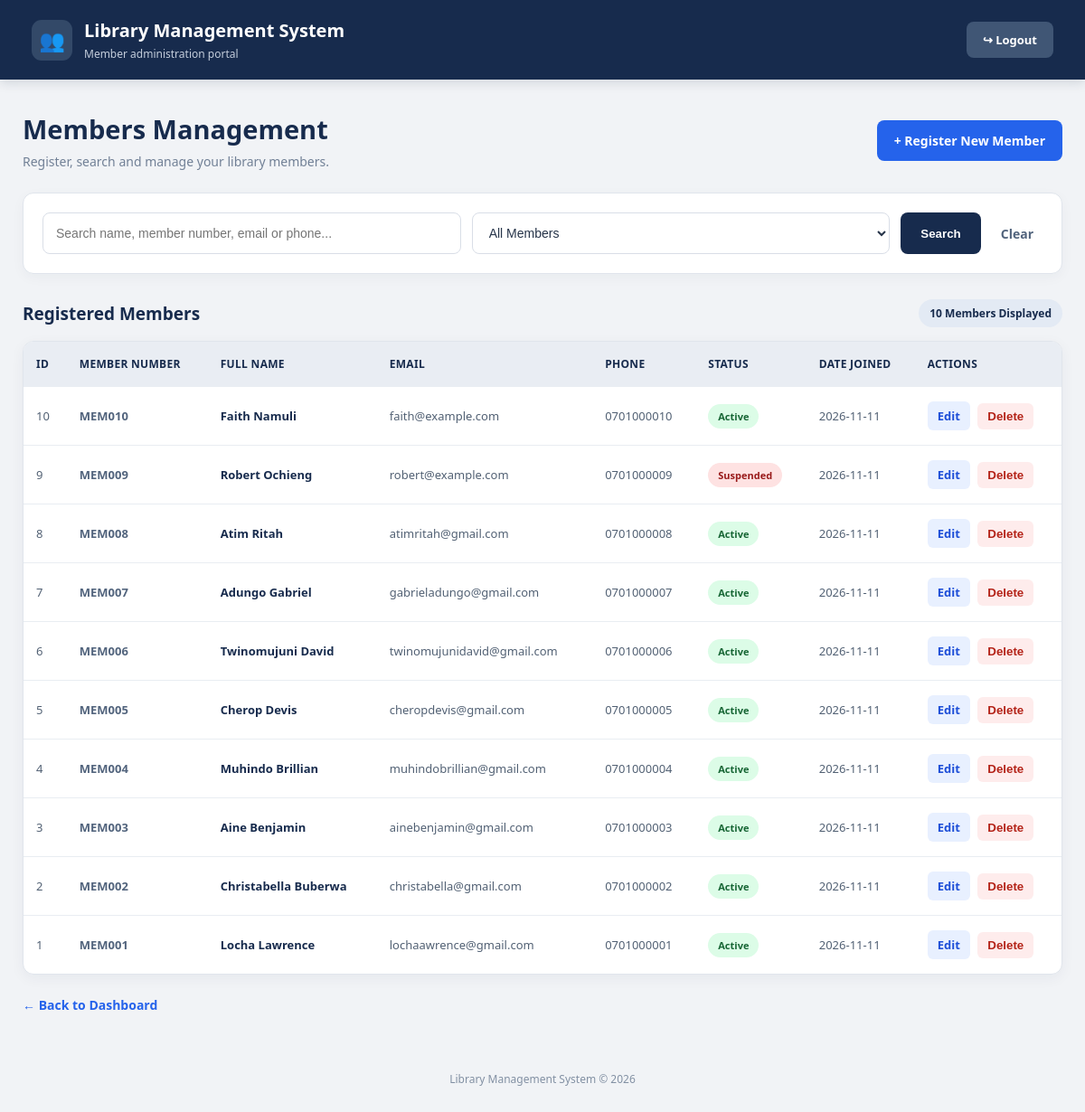
Screenshot of /members/index.php (signed in) with the database file from the repository.
### tables this page shows
CREATE TABLE `members` (
  `member_id` int(11) NOT NULL,
  `member_number` varchar(30) NOT NULL,
  `full_name` varchar(150) NOT NULL,
  `email` varchar(150) NOT NULL,
  `phone` varchar(20) NOT NULL,
  `status` enum('active','suspended') NOT NULL DEFAULT 'active',
  `date_joined` date NOT NULL DEFAULT curdate()
);

### includes/functions.php (called while the page is built, shortened)
<?php
function e($value)
{
    return htmlspecialchars((string) $value, ENT_QUOTES, 'UTF-8');
}

### members/index.php (the view, shortened to what this page needs)
<?php
require_once __DIR__ . '/../config/database.php';
require_once __DIR__ . '/../includes/functions.php';
$search = trim($_GET['search'] ?? '');
$sql = "
    SELECT *
    FROM members
    WHERE 1 = 1
";
$params = [];
$sql .= " ORDER BY member_id DESC";
$stmt = $pdo->prepare($sql);
$stmt->execute($params);
$members = $stmt->fetchAll();
?>
<!DOCTYPE html>
<html lang="en">
<head>
</head>
<body>
<header>
    <div class="brand">
        <div class="brand-icon">👥</div>
        <div>
            <h2>Library Management System</h2>
            <p>Member administration portal</p>
        </div>
    </div>
    <a href="/Library_system/auth/logout.php" class="logout">
        ↪ Logout
    </a>
</header>
<main class="container">
    <div class="page-heading">
        <div>
            <h1>Members Management</h1>
            <p>Register, search and manage your library members.</p>
        </div>
        <a href="create.php" class="add-button">
            + Register New Member
        </a>
    </div>
    <div class="filter-card">
        <form method="GET" action="index.php">
            <input
                type="text"
                name="search"
                placeholder="Search name, member number, email or phone..."
                value="<?= e($search) ?>"
            >
            <select name="status">
                <option value="">All Members</option>
            </select>
            <button type="submit" class="search-button">
                Search
            </button>
            <a href="index.php" class="clear-button">
                Clear
            </a>
        </form>
    </div>
    <div class="section-heading">
        <h2>Registered Members</h2>
        <span class="count">
            <?= count($members) ?> Members Displayed
        </span>
    </div>
    <div class="table-container">
        <table>
            <thead>
                <tr>
                    <th>ID</th>
                    <th>Member Number</th>
                    <th>Full Name</th>
                    <th>Email</th>
                    <th>Phone</th>
                    <th>Status</th>
                    <th>Date Joined</th>
                    <th>Actions</th>
                </tr>
            </thead>
            <tbody>
            <?php if (count($members) > 0): ?>
                <?php foreach ($members as $member): ?>
                    <tr>
                        <td>
                            <?= (int)$member['member_id'] ?>
                        </td>
                        <td class="member-number">
                            <?= e($member['member_number']) ?>
                        </td>
                        <td class="member-name">
                            <?= e($member['full_name']) ?>
                        </td>
                        <td>
                            <?= e($member['email']) ?>
                        </td>
                        <td>
                            <?= e($member['phone']) ?>
                        </td>
                        <td>
                            <span class="status <?= e($member['status']) ?>">
                                <?= e(ucfirst($member['status'])) ?>
                            </span>
                        </td>
                        <td>
                            <?= e($member['date_joined']) ?>
                        </td>
                        <td>
                            <a
                                class="edit-button"
                                href="edit.php?id=<?= (int)$member['member_id'] ?>"
                            >
                                Edit
                            </a>
                            <form
                                method="POST"
                                action="/Library_system/members/delete.php"
                                style="display:inline;"
                                onsubmit="return confirm('Are you sure you want to delete this member?');"
                            >
                                <button type="submit" class="delete-button">
                                    Delete
                                </button>
                            </form>
                        </td>
                    </tr>
                <?php endforeach; ?>
            <?php endif; ?>
            </tbody>
        </table>
    </div>
    <a href="/Library_system/dashboard/index.php" class="back">
        &larr; Back to Dashboard
    </a>
</main>
<footer>
    Library Management System &copy; <?= date('Y') ?>
</footer>
</body>
</html>

### members/index.php (style rules this page uses)
* { box-sizing: border-box; }
body { margin: 0; font-family: 'Segoe UI', Arial, sans-serif; background: #F1F3F6; color: #263449; }
header { background: #172B4D; color: #FFFFFF; padding: 20px 35px; display: flex; justify-content: space-between; align-items: center; flex-wrap: wrap; gap: 15px; box-shadow: 0 3px 12px rgba(16, 33, 58, 0.15); }
.brand { display: flex; align-items: center; gap: 13px; }
.brand-icon { width: 45px; height: 45px; display: flex; align-items: center; justify-content: center; background: #334968; border-radius: 11px; font-size: 23px; }
header h2 { margin: 0; font-size: 20px; }
header p { margin: 4px 0 0; color: #C4CEDC; font-size: 12px; }
.logout { color: #FFFFFF; background: #405675; padding: 11px 18px; border-radius: 8px; text-decoration: none; font-size: 13px; font-weight: 600; transition: 0.2s; }
.container { max-width: 1450px; margin: 35px auto; padding: 0 25px; }
.page-heading { display: flex; justify-content: space-between; align-items: center; flex-wrap: wrap; gap: 18px; margin-bottom: 25px; }
.page-heading h1 { margin: 0; color: #172B4D; font-size: 29px; }
.page-heading p { margin: 7px 0 0; color: #718096; font-size: 14px; }
.add-button { background: #2563EB; color: #FFFFFF; padding: 13px 19px; border-radius: 8px; text-decoration: none; font-size: 14px; font-weight: 600; transition: 0.2s; }
.filter-card { background: #FFFFFF; padding: 21px; border: 1px solid #E0E5EC; border-radius: 12px; margin-bottom: 23px; box-shadow: 0 4px 14px rgba(23, 43, 77, 0.04); }
.filter-card form { display: flex; gap: 12px; flex-wrap: wrap; }
.filter-card input, .filter-card select { flex: 1; min-width: 190px; padding: 13px 14px; border: 1px solid #D9DEE7; border-radius: 8px; background: #FFFFFF; color: #263449; font-size: 14px; outline: none; }
.search-button { background: #172B4D; color: #FFFFFF; border: none; padding: 12px 22px; border-radius: 8px; font-weight: 600; cursor: pointer; }
.clear-button { color: #52647D; text-decoration: none; padding: 12px 10px; align-self: center; font-size: 14px; font-weight: 600; }
.section-heading { display: flex; justify-content: space-between; align-items: center; gap: 12px; flex-wrap: wrap; margin: 28px 0 15px; }
.section-heading h2 { margin: 0; color: #172B4D; font-size: 19px; }
.count { background: #E3EAF4; color: #172B4D; padding: 7px 12px; border-radius: 20px; font-size: 12px; font-weight: 700; }
.table-container { background: #FFFFFF; border: 1px solid #E0E5EC; border-radius: 12px; overflow-x: auto; box-shadow: 0 4px 15px rgba(23, 43, 77, 0.05); }
table { width: 100%; min-width: 950px; border-collapse: collapse; }
th, td { padding: 16px 14px; text-align: left; border-bottom: 1px solid #E9EDF2; font-size: 13px; }
th { background: #E9EDF3; color: #172B4D; font-size: 12px; font-weight: 700; text-transform: uppercase; letter-spacing: 0.3px; white-space: nowrap; }
td { color: #526174; }
tbody tr:last-child td { border-bottom: none; }
.member-name { color: #172B4D; font-weight: 700; }
.member-number { color: #52647D; font-weight: 600; }
.status { display: inline-block; padding: 6px 11px; border-radius: 20px; font-size: 11px; font-weight: 700; }
.active { background: #DCFCE7; color: #166534; }
.suspended { background: #FEE2E2; color: #991B1B; }
.edit-button { display: inline-block; color: #1D4ED8; background: #E8F0FF; padding: 7px 11px; border-radius: 6px; text-decoration: none; font-weight: 700; margin-right: 5px; }
.delete-button { color: #B42318; background: #FEECEC; border: none; padding: 7px 11px; border-radius: 6px; font-weight: 700; cursor: pointer; }
.back { display: inline-block; margin-top: 24px; color: #2563EB; text-decoration: none; font-size: 14px; font-weight: 600; }
footer { text-align: center; padding: 28px 15px; margin-top: 35px; color: #8290A3; font-size: 12px; }

### rows the page displays
members: member_id "10", member_number "MEM010", full_name "Faith Namuli", email "faith@example.com", phone "0701000010", status "Active", date_joined "2026-11-11"
members: member_id "9", member_number "MEM009", full_name "Robert Ochieng", email "robert@example.com", phone "0701000009", status "Suspended", date_joined "2026-11-11"
members: member_id "8", member_number "MEM008", full_name "Atim Ritah", email "atimritah@gmail.com", phone "0701000008", status "Active", date_joined "2026-11-11"
members: member_id "7", member_number "MEM007", full_name "Adungo Gabriel", email "gabrieladungo@gmail.com", phone "0701000007", status "Active", date_joined "2026-11-11"
members: member_id "6", member_number "MEM006", full_name "Twinomujuni David", email "twinomujunidavid@gmail.com", phone "0701000006", status "Active", date_joined "2026-11-11"
members: member_id "5", member_number "MEM005", full_name "Cherop Devis", email "cheropdevis@gmail.com", phone "0701000005", status "Active", date_joined "2026-11-11"
members: member_id "4", member_number "MEM004", full_name "Muhindo Brillian", email "muhindobrillian@gmail.com", phone "0701000004", status "Active", date_joined "2026-11-11"
members: member_id "3", member_number "MEM003", full_name "Aine Benjamin", email "ainebenjamin@gmail.com", phone "0701000003", status "Active", date_joined "2026-11-11"
members: member_id "2", member_number "MEM002", full_name "Christabella Buberwa", email "christabella@gmail.com", phone "0701000002", status "Active", date_joined "2026-11-11"
members: member_id "1", member_number "MEM001", full_name "Locha Lawrence", email "lochaawrence@gmail.com", phone "0701000001", status "Active", date_joined "2026-11-11"

### other values shown
count($members) "10"
